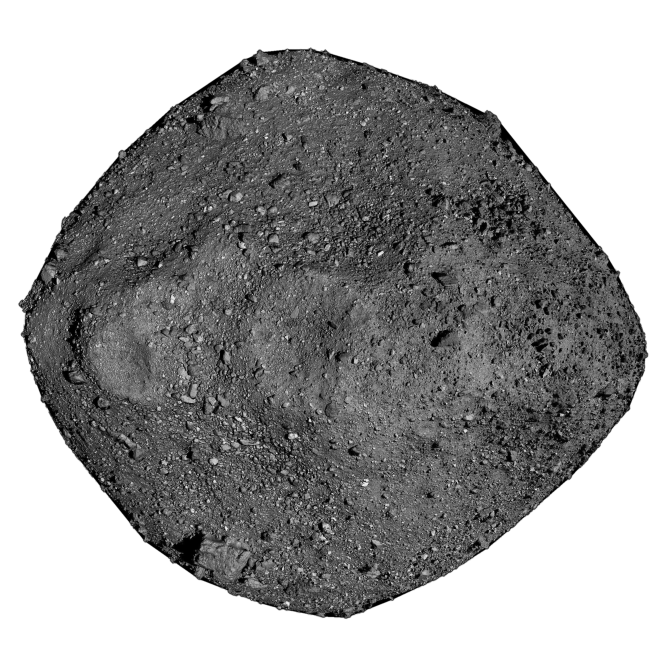
#> input picture space/ref/photos/bennu.png, 2000 x 2000 px (shown at 1/3 size)
$ python -i space_photos.py   (imports and definitions only)
#> lines starting #> are read from the running program, lines starting #| are printed output that depends on the picture; after the words box and inside, x2 and y2 are one past the last pixel; in counts of white or black regions, pixels touching at a corner belong together
#> further down, picture is the input picture: PIL image 2000x2000 RGBA; mean R, G, B, A 48.1, 48.1, 48.1, 142.9
"""Real photos for the Liftoff covers: NASA/ESA public-domain (or CC0 / CC BY) images from Wikimedia Commons.
Only images big enough that the cropped subject is still at least 1080 px (MIN_SIDE) are kept.

  python tools/space_photos.py scout ['{"only": ["venus"], "extra": {"venus": ["more searches"]}}']
                                         -> out/photos/: candidates for every subject, auto-cropped, plus sheet-<subject>.jpg
                                              contact sheets and candidates.json (title, license, author, size)
  python tools/space_photos.py pick '{"jupiter": 3, ...}'
                                           -> re-downloads the chosen candidates at full size, crops, and writes
                                              space/ref/photos/<subject>.png (bodies, transparent background) or .jpg
                                              (backgrounds), plus space/ref/photos/credits.json

Bodies (planets, the Moon, Bennu) are cut out of the black sky automatically: the bright disc (plus rings) is found by
brightness, squared up, and everything darker than the sky threshold outside it is made transparent."""
import io, json, os, re, sys, urllib.parse, urllib.request
from PIL import Image, ImageDraw, ImageFilter, ImageFont, ImageOps

UA = {"User-Agent": "LiftoffBot/1.0 (https://github.com/officialgewtified/RepoBoard)"}
OK = re.compile(r"public domain|^pd|cc0|cc[- ]by[- ]\d|cc[- ]by \d", re.I)
MIN_SIDE = 1080
MINS = {"venus": 800}   # no real photo of Venus 1080+ exists (bigger "globes" are renderings); the user OK'd the real 832 px one
# subject -> (kind, searches). body = cut out a round thing; bg = full-frame photo used as a background
S = {
 "mercury": ("body", ["Mercury MESSENGER true color", "Mercury globe MESSENGER mosaic", "Mercury planet true colour"]),
 "venus": ("body", ["Venus Mariner 10 true color", "Venus real color", "Venus globe Mariner 10 PIA23791"]),
 "earth": ("body", ["The Earth seen from Apollo 17", "Blue Marble EPIC DSCOVR", "Earth full disk DSCOVR"]),
 "moon": ("body", ["Moon nearside LRO", "full moon Lunar Reconnaissance Orbiter mosaic", "Moon Galileo true color"]),
 "mars": ("body", ["Mars Valles Marineris Viking mosaic globe", "Mars Hubble true color", "Mars true color globe"]),
 "jupiter": ("body", ["Jupiter Hubble OPAL", "Jupiter Cassini true color", "Jupiter Hubble 2019"]),
 "saturn": ("body", ["Saturn Cassini natural color mosaic", "Saturn during Equinox", "Saturn Hubble 2019"]),
 "uranus": ("body", ["Uranus Voyager 2 true color", "Uranus as seen by Voyager 2", "Uranus Voyager remastered"]),
 "neptune": ("body", ["Neptune Voyager 2 full disk", "Neptune Voyager 2 true color", "Neptune Voyager 2 remastered"]),
 "bennu": ("body", ["Bennu mosaic OSIRIS-REx", "Bennu global mosaic", "asteroid Bennu OSIRIS-REx"]),
 "launch": ("bg", ["Artemis I launch Space Launch System", "Falcon 9 launch night Kennedy", "rocket launch Kennedy Space Center NASA"]),
 "aurora": ("bg", ["aurora International Space Station NASA", "aurora borealis Alaska NASA", "aurora australis ISS"]),
 "earthlimb": ("bg", ["Earth limb sunrise International Space Station", "Earth from ISS night city lights", "sunrise over Earth ISS"]),
 # size references for asteroids (cut out of their background with rembg)
 "bus": ("obj", ["school bus side view", "yellow school bus side", "school bus profile parked"]),
 "car": ("obj", ["sedan side view", "car side profile", "compact car side view white background"]),
 "plane": ("obj", ["Boeing 747 side view", "Boeing 747-400 in flight", "Boeing 747-8 takeoff"]),
 "tower": ("obj", ["Eiffel Tower", "Eiffel Tower from Trocadero", "Tour Eiffel blue sky"]),
 "tower2": ("obj", ["Empire State Building", "Empire State Building blue sky", "Empire State Building from Fifth Avenue", "Empire State Building 1931", "Empire State Building from Top of the Rock", "Empire State Building isolated"]),
 "whale": ("obj", ["blue whale NOAA", "Balaenoptera musculus surfacing", "blue whale side view"]),
 "shuttle": ("obj", ["Space Shuttle landing side view", "Space Shuttle Atlantis landing", "Space Shuttle Discovery landing drag chute", "Space Shuttle orbiter rollout side view"]),
 "field": ("bg", ["American football field aerial", "football field aerial view", "football stadium field from above"]),
}
# explainer episodes list their own photos: space/explain/<topic>.photos.json, {name: ["pic", [searches]]}.
# "pic" = a whole real photo (no cutout), kept up to 3000 px, at least 1080 px on its short side
import glob as _glob
# [2 lines not run here, left out]

_SESS = None
# [9 lines left out: function cut_obj, not called in this run]

def get(u): return urllib.request.urlopen(urllib.request.Request(u, headers=UA), timeout=120).read()

# [14 lines left out: function search, not called in this run]

SHAPE = {"saturn": "free", "bennu": "hull"}   # everything else is a sphere: cut along a fitted circle

def cut_body(im, shape="round"):
    """the round subject on black sky -> square RGBA, transparent only where it's really sky; None if there's no subject.
    The sky level comes from the frame's border (not the median: a planet can fill most of the frame). The subject is the
    biggest bright shape (plus anything big attached, like rings); dark areas INSIDE it (oceans, lunar seas, the night
    side) stay solid, and an enclosed hole is only cleared if it's as dark as the sky (the gap between Saturn and its rings)."""
#> called with shape = 'round'
    import numpy as np
    from scipy import ndimage as nd
    a = np.asarray(ImageOps.grayscale(im).filter(ImageFilter.GaussianBlur(1.5)), dtype=np.float32)
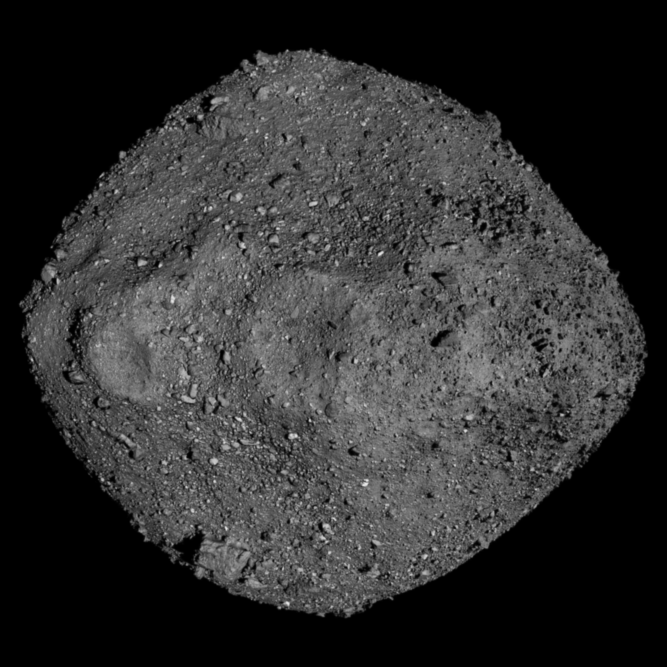
#> a: shape (2000, 2000) float32 (shown at 1/3 size); min 0, max 236, mean 48
    b = max(4, min(a.shape) // 100)
    border = np.concatenate([a[:b].ravel(), a[-b:].ravel(), a[:, :b].ravel(), a[:, -b:].ravel()])
    sky = float(np.percentile(border, 90)); lim = max(sky * 1.5 + 14, 24)
#> after `sky = float(np.percentile(border, 90))`: sky = 0
#> after `lim = max(sky * 1.5 + 14, 24)`: lim = 24
    k = max(3, min(a.shape) // 400)
    m = nd.binary_opening(a > lim, iterations=k)                    # stars and specks gone
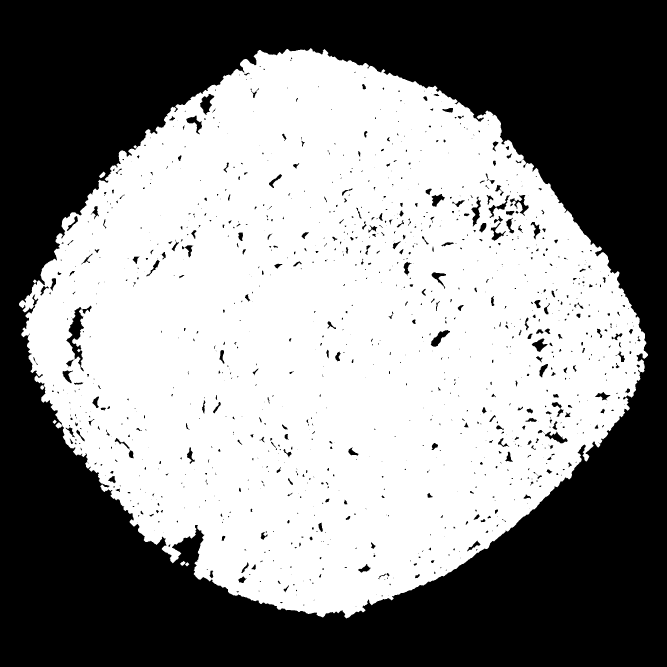
#> m: shape (2000, 2000) bool (shown at 1/3 size); 53.4% white; 1142 black regions (689 under 20 px), largest, box (x1, y1, x2, y2) and area: (0, 0, 2000, 2000) 1804878, (198, 917, 275, 1114) 4265, (600, 282, 643, 345) 1378
    lab, n = nd.label(m)
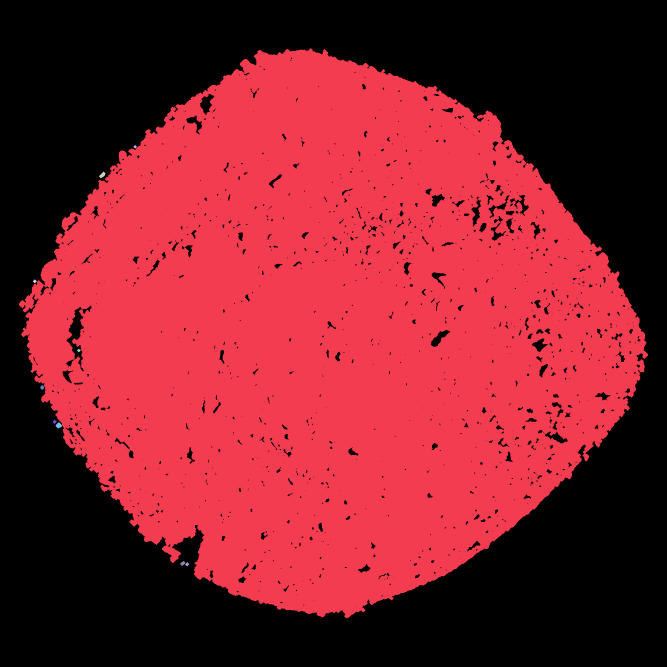
#> lab: shape (2000, 2000) int32 (shown at 1/3 size); 11 distinct labels, from 0 to 10; one colour per label, 0 black
#> n = 10
    if not n: return None
    sizes = nd.sum(m, lab, range(1, n + 1)); big = sizes.max()
#> after `sizes = nd.sum(m, lab, range(1, n + 1))`: sizes = [2133535, 61, 199, 72, 61, 106, 84, 218, 130, 84]
#> after `big = sizes.max()`: big = 2133535
    keep = np.isin(lab, [i + 1 for i, z in enumerate(sizes) if z >= big * .02])
#> keep: shape (2000, 2000) bool; 53.3% white; 1142 black regions (689 under 20 px), largest, box (x1, y1, x2, y2) and area: (0, 0, 2000, 2000) 1805832, (198, 917, 275, 1114) 4326, (600, 282, 643, 345) 1378
    disc = None
    if shape in ("round", "hull"):   # a planet, moon or asteroid is solid out to its outline, even where its surface is as dark as space
        from scipy.spatial import ConvexHull
        edge_px = keep & ~nd.binary_erosion(keep)
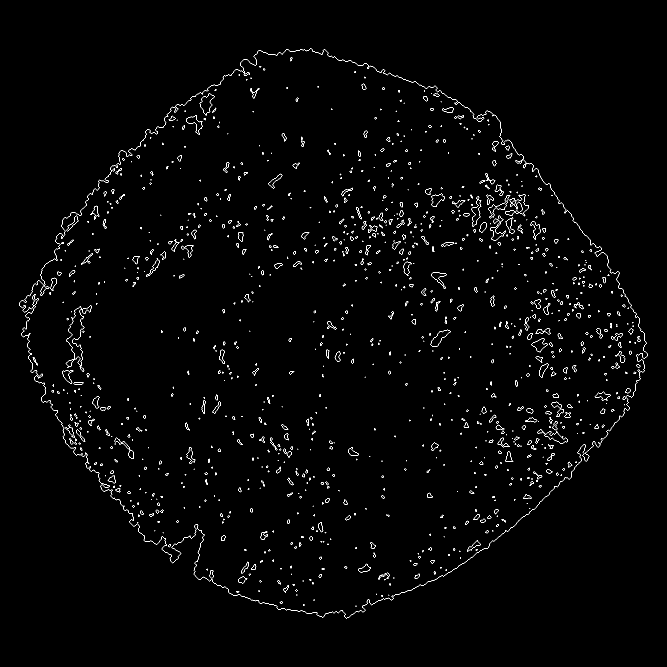
#> edge_px: shape (2000, 2000) bool (shown at 1/3 size); 0.85% white in thin lines or dots, all inside (x1, y1, x2, y2) = (57, 144, 1944, 1855)
        pts = np.column_stack(np.nonzero(edge_px))[:, ::-1].astype(np.float64)
#> pts = 34188 pairs, first value 57 to 1943, second value 144 to 1854
        if len(pts) > 4000: pts = pts[np.random.default_rng(0).choice(len(pts), 4000, replace=False)]
#> pts = 4000 pairs, first value 59 to 1943, second value 147 to 1853
        hv = pts[ConvexHull(pts).vertices]
#> hv = 49 pairs, first value 59 to 1943, second value 147 to 1853
        if shape == "round":   # least-squares circle through the outline (the lit limb dominates; a dark limb doesn't flatten it)
            A = np.column_stack([2 * hv[:, 0], 2 * hv[:, 1], np.ones(len(hv))]); bb = (hv ** 2).sum(1)
#> after `A = np.column_stack([2 * hv[:, 0], 2 * hv[:, 1], np.ones(len(hv))])`: A = 49 rows, first 8: [118, 1816, 1], [372, 1340, 1], [712, 920, 1], [732, 902, 1], [1030, 644, 1], [1462, 356, 1], [1548, 306, 1], [1562, 300, 1]
#> after `bb = (hv ** 2).sum(1)`: bb = 49 values, max 5064980 at index 22, min 337357 at index 3, mean 2910742.8
            (cx0, cy0, c0), *_ = np.linalg.lstsq(A, bb, rcond=None); r0 = float(np.sqrt(c0 + cx0 ** 2 + cy0 ** 2))
#> after `(cx0, cy0, c0), *_ = np.linalg.lstsq(A, bb, rcond=None)`: cx0 = 994; cy0 = 991.2; c0 = -1237999.8
#> after `r0 = float(np.sqrt(c0 + cx0 ** 2 + cy0 ** 2))`: r0 = 855.8
            ext = max(np.ptp(hv[:, 0]), np.ptp(hv[:, 1])) / 2
#> ext = 942
            if ext * .9 <= r0 <= ext * 1.35: disc = (cx0, cy0, r0)
#> disc = (994, 991.2, 855.8)
        if disc is None:
            hm = Image.new("L", im.size, 0); ImageDraw.Draw(hm).polygon([tuple(map(float, v)) for v in hv], fill=255)
            keep = keep | (np.asarray(hm) > 0)
    if disc is not None:
        cx0, cy0, r0 = disc; yy, xx = np.mgrid[0:a.shape[0], 0:a.shape[1]]
        alpha = np.clip(r0 - np.hypot(xx - cx0, yy - cy0) + .5, 0, 1)
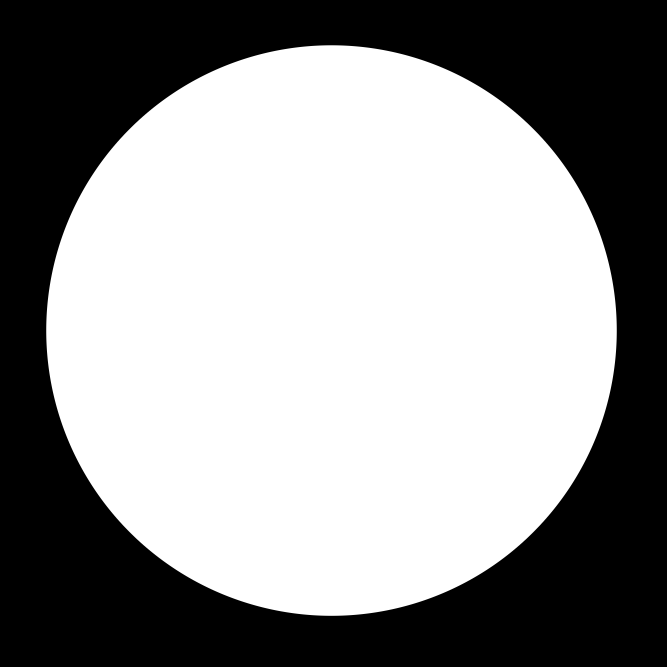
#> alpha: shape (2000, 2000) float64 (shown at 1/3 size); min 0, max 1, mean 0.575
        al = Image.fromarray((alpha * 255).astype(np.uint8))
        side = int(2 * r0 * 1.06); box = (int(cx0 - side / 2), int(cy0 - side / 2), int(cx0 - side / 2) + side, int(cy0 - side / 2) + side)
#> after `side = int(2 * r0 * 1.06)`: side = 1814
#> after `box = (int(cx0 - side / 2), int(cy0 - side / 2), int(cx0 - side / 2) +`: box = (86, 84, 1900, 1898)
        rgba = im.convert("RGBA"); rgba.putalpha(al)
#> after `rgba.putalpha(al)`:
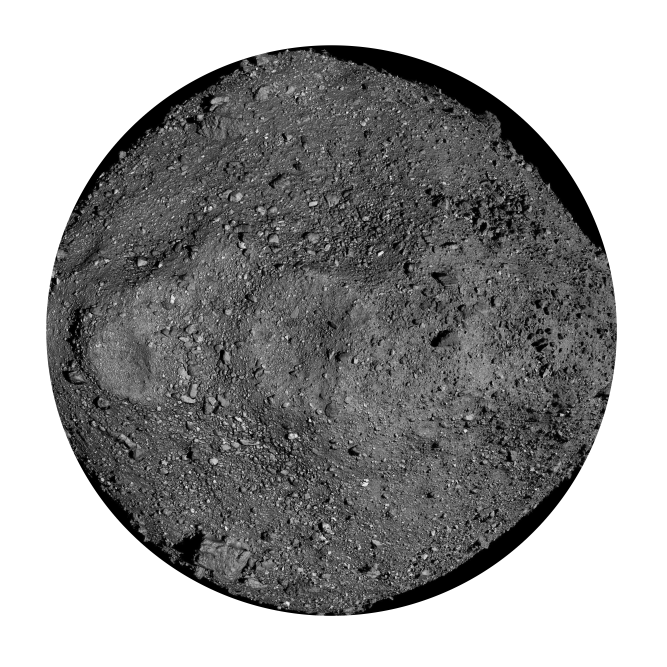
#> rgba: PIL image 2000x2000 RGBA (shown at 1/3 size); mean R, G, B, A 48.1, 48.1, 48.1, 146.7; transparent parts drawn white
        out = Image.new("RGBA", (side, side), (0, 0, 0, 0)); out.paste(rgba.crop(box), (0, 0)); out.info["disc"] = int(2 * r0)
#> after `out.paste(rgba.crop(box), (0, 0))`:
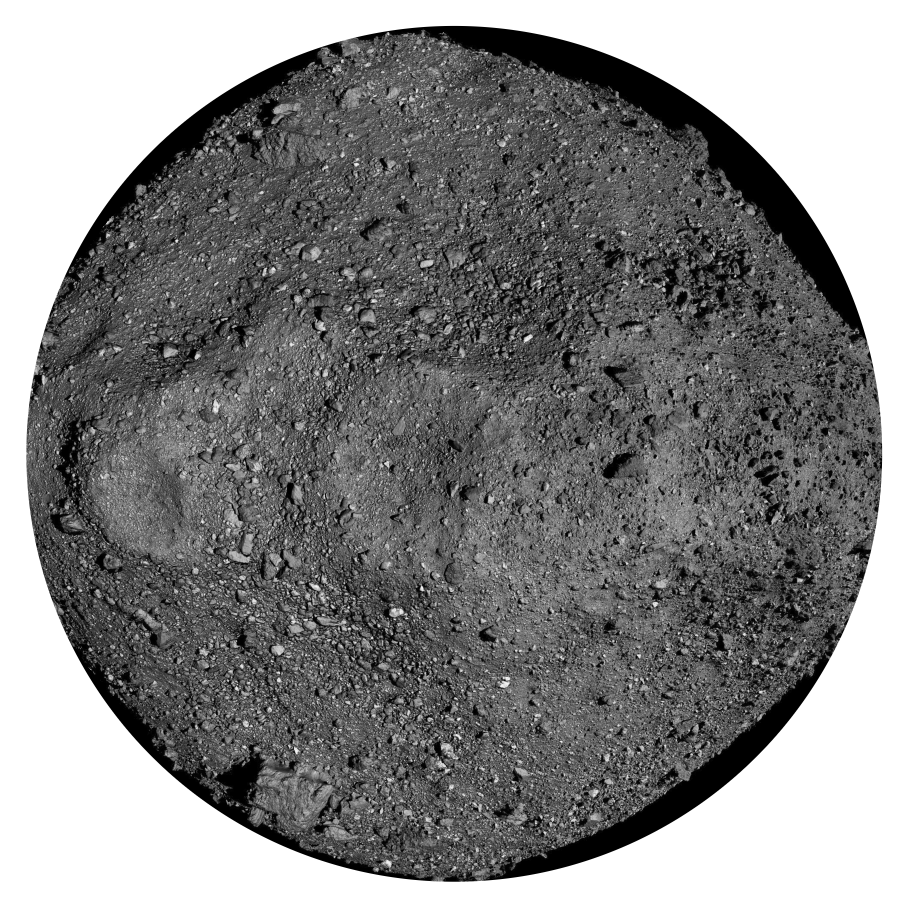
#> out: PIL image 1814x1814 RGBA (shown at 1/2 size); mean R, G, B, A 58.3, 58.3, 58.3, 178.3; transparent parts drawn white
        return out
    full = nd.binary_fill_holes(keep); holes, nh = nd.label(full & ~keep)
    for h in range(1, nh + 1):                                       # a hole as dark as the sky is sky; anything else is surface
        hm = holes == h
        if a[hm].mean() <= sky + 6 and hm.sum() > big * .002: full[hm] = False
    ys, xs = np.nonzero(full)
    if not len(xs): return None
    x0, x1, y0, y1 = xs.min(), xs.max() + 1, ys.min(), ys.max() + 1
    if (x1 - x0) < im.width * .2 and (y1 - y0) < im.height * .2: return None
    # soft edge: solid inside, a smooth ramp over the limb so it isn't jagged, nothing beyond
    ramp = np.clip((a - sky) / max(1, lim - sky), 0, 1)
    edge = nd.binary_dilation(full, iterations=3) & ~nd.binary_erosion(full, iterations=2)
    alpha = np.where(full & ~edge, 1.0, np.where(edge, np.maximum(ramp, nd.binary_erosion(full, iterations=1) * 1.0), 0.0))
    al = Image.fromarray((alpha * 255).astype(np.uint8)).filter(ImageFilter.GaussianBlur(1))
    side = int(max(x1 - x0, y1 - y0) * 1.06); cx, cy = (x0 + x1) // 2, (y0 + y1) // 2
    box = (cx - side // 2, cy - side // 2, cx - side // 2 + side, cy - side // 2 + side)
    rgba = im.convert("RGBA"); rgba.putalpha(al)
    out = Image.new("RGBA", (side, side), (0, 0, 0, 0)); out.paste(rgba.crop(box), (0, 0))
    out.info["disc"] = max(x1 - x0, y1 - y0)
    return out

# [74 lines left out: functions scout, pick, not called in this run]

# [5 lines not run here, left out]

>>> from PIL import Image
>>> picture = Image.open('../space/ref/photos/bennu.png')
>>> result = cut_body(picture)
